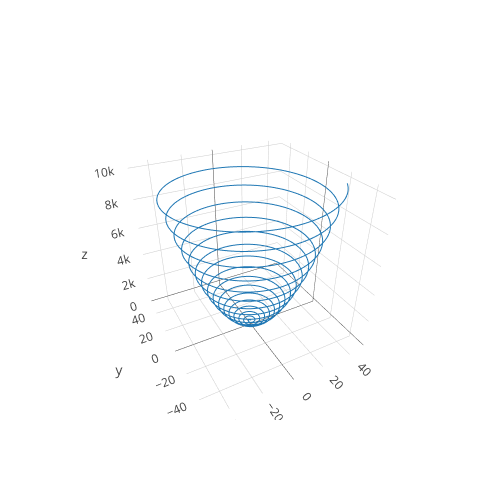

Source (notebook cell):
### Markdown cell above
**minimum**  
**lines**

### Code cell
t = np.arange(0, 100, 0.01)
x = np.cos(t) * (0.5*t)
y = np.sin(t) * (0.5*t)
z = t**2

# data
scatter = go.Scatter3d(x=x, y=y, z=z, mode='lines')
data = [scatter]

# layout
layout = go.Layout(width=500, height=500)

fig = go.Figure(data=data, layout=layout)
iplot(fig)

### Figure 1 — Plotly figure (JSON) as saved in the notebook; plotly's stock layout.template omitted (floating-point values rounded to 4 significant figures; data arrays with more than 128 entries replaced by an {"elided": "..."} marker saying what was removed)
{"data": [{"mode": "lines", "type": "scatter3d", "uid": "9757457c-c77c-4985-8f5b-208f006757f6", "x": {"elided": "10000 float values"}, "y": {"elided": "10000 float values"}, "z": {"elided": "10000 float values"}}], "layout": {"height": 500, "scene": {"aspectmode": "auto", "aspectratio": {"x": 1, "y": 1, "z": 1}, "camera": {"center": {"x": 0, "y": 0, "z": 0}, "eye": {"x": -0.8711, "y": -1.643, "z": 1.213}, "projection": {"type": "perspective"}, "up": {"x": 0.001466, "y": -0.002749, "z": 1.0}}}, "width": 500}}
